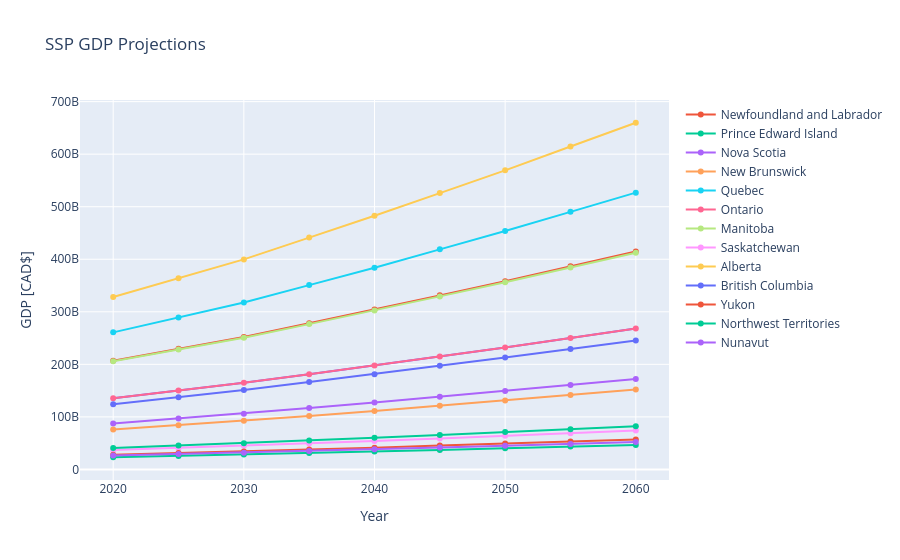

Notebook source saved alongside this figure:
### Markdown cell above
# GDP Analysis Plots

Here we will analyse the GDP data for Canadian provinces

### Code cell
gdp_fig = px.line(compare_df, x="Year", y=f"{prov_list[5]}_GDP", 
    title="SSP GDP Projections")

ssp_gdp_df = pd.DataFrame()
ssp_gdp_df["Year"] = compare_df["Year"]

for i, prov in enumerate(prov_list):
    gdp_fig.add_scatter(x=compare_df["Year"], y=compare_df[f"{prov}_GDP"], name=prov)
    ssp_gdp_df[f"{prov}_GDP"] = compare_df[f"{prov}_GDP"]


gdp_fig.update_layout(xaxis_title="Year", yaxis_title="GDP [CAD$]")
gdp_fig.show()

ssp_gdp_df.to_csv(f"SSP_GDP_Projections.csv")
